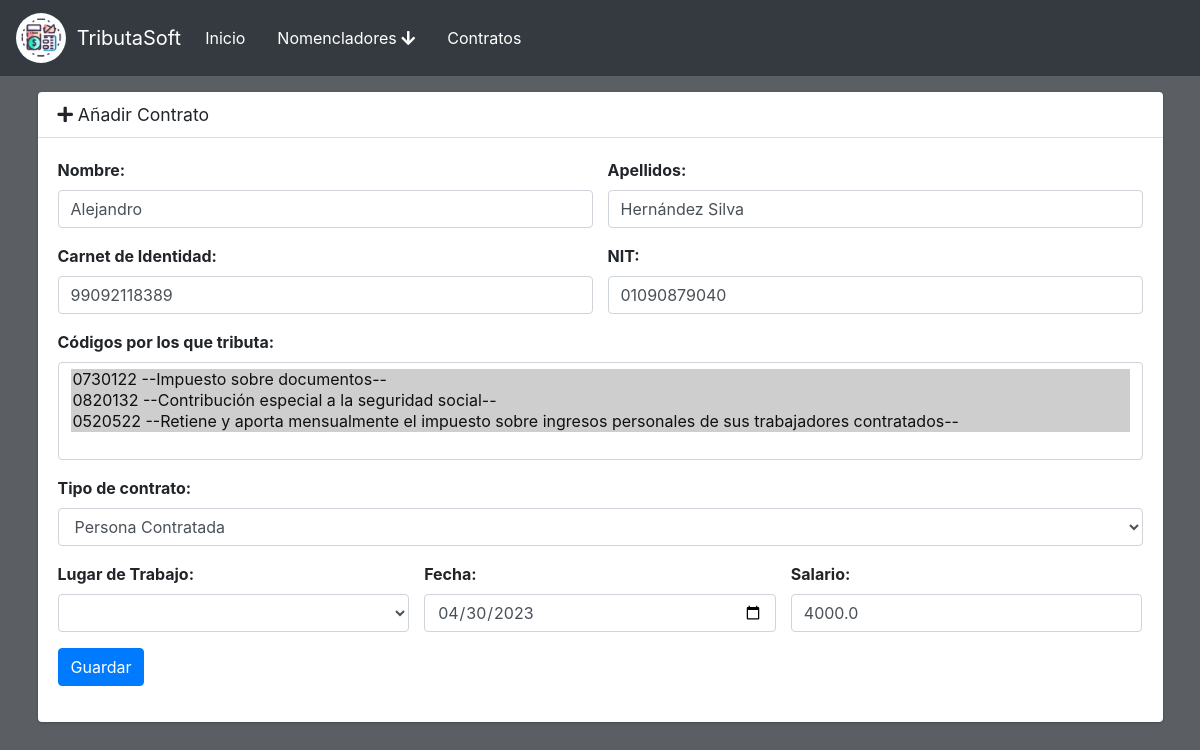
Page /contrato/edit/persona/1/ on the committed database.
### main.py (models this page shows)
class ContratoPersona(db.Model):
    id = db.Column(db.Integer, primary_key=True, autoincrement=True)
    nombre = db.Column(db.String(100), nullable=False)
    apellidos = db.Column(db.String(250),nullable=False)
    ci = db.Column(db.String(11),nullable=False)
    nit = db.Column(db.String(50),nullable=False)
    codigos = db.Column(db.String(1800),nullable=False)
    salario = db.Column(db.Float)
    fecha_inicio = db.Column(db.String(100))
    lugar = db.Column(db.String(250))

class CodigoSimple(db.Model):
    id = db.Column(db.Integer, primary_key=True, autoincrement=True)
    codigo = db.Column(db.String(50), nullable=False)
    descripcion = db.Column(db.String(200), nullable=False)
    porcentaje = db.Column(db.Float, nullable=True)
    fecha_pago = db.Column(db.String(200), nullable=False)

### main.py (the view, shortened to what this page needs)
@app.route('/contrato/edit/<string:tipo>/<int:id>/', methods=['GET', 'POST'])
def contract_edit(tipo,id):
    s=0
    ps = 0
    cdno = ContratoDueno.query.all()
    lugares = []
    for i in cdno:
        lugares.append(i.lugar)
    cs = CodigoSimple.query.all()
    cps = CodigoPagoSalarial.query.all()
    cpm = CodigoPagoMora.query.all()
    lista = []
    for i in cs:
        lista.append((i.codigo,i.descripcion))
    for i in cps:
        lista.append((i.codigo,i.descripcion))
    for i in cpm:
        lista.append((i.codigo,i.descripcion))
    if tipo == 'persona':
        s = db.session.query(ContratoPersona).get_or_404(id)
    else:
        ps = db.session.query(ContratoDueno).get_or_404(id)
    if request.method=='GET':
        if not s==0:
            return render_template('contract_edit.html', tipo=tipo, obj=s, negocio=lugares, lista=lista)
        elif not ps==0:
            return render_template('contract_edit.html', tipo=tipo, obj=ps, negocio=lugares, lista=lista)
        else:
            return redirect('/contrato')
    else:
        return render_template('contract_edit.html')

### templates/contract_edit.html (shortened to what this page needs)
{% extends 'base.html' %}
{% block content %}
<div class="container">
    <div class="card">
        <div class="card-header">
            <h2 class="card-title"><i class="fas fa-plus"></i> A&ntilde;adir Contrato</h2>
        </div>
        <div class="card-body">
            <form method="post">
                <div class="row">
                    <div class="col-md-6">
                        <div class="form-group">
                            <label for="nombre">Nombre:</label>
                            <input type="text" placeholder="Nombre del personal Contratado" class="form-control" value="{{obj.nombre}}" id="nombre" name="nombre" required>
                        </div>
                        <div class="form-group">
                            <label for="ci">Carnet de Identidad:</label>
                            <input type="number" oninput="limit_input()" placeholder="Carnet de Identidad" value="{{obj.ci}}" class="form-control" id="ci" name="ci" required>
                        </div>
                    </div>
                    <div class="col-md-6">
                        <div class="form-group">
                            <label for="apellidos">Apellidos:</label>
                            <input type="text" placeholder="Apellidos del personal Contratado" value="{{obj.apellidos}}" class="form-control" id="apellidos" name="apellidos" required>
                        </div>
                        <div class="form-group">
                            <label for="nit">NIT:</label>
                            <input type="number" placeholder="754236985214" value="{{obj.nit}}" class="form-control" id="nit" name="nit" required>
                        </div>
                    </div>
                </div>
                    <div class="form-group w-100"">
                        <label for="codigos">C&oacute;digos por los que tributa:</label>
                        <select multiple name="codigos[]" class="form-control">
                            {% for codigo in lista %}
                                <option value="{{ codigo.0 }}" {% if codigo.0 in obj.codigos %} selected {% endif %}> {{ codigo.0 }} --{{ codigo.1 }}--</option>
                            {% endfor %}
                        </select>
                    </div>
                    <div class="form-group w-100"">
                        <label for="tipo_C">Tipo de contrato:</label>
                        <select name="tipo_C" id="tipo_C" class="form-control" onchange="mostrarCamposAdicionales()">
                            {% if tipo=='persona' %}
                            <option value="Persona"> Persona Contratada </option>
                            {% else %}
                            <option value="Dueño"> Due&ntilde;o de Negocio </option>
                            {% endif %}
                        </select>
                    </div>
                    {% if tipo=='persona' %}
                    <div id="campos_simple" style="display: block;">
                        <div class="row">
                            <div class="col-lg-4">
                                <div class="form-group w-100">
                                    <label for="lugar">Lugar de Trabajo:</label>
                                    <select name="lugar" id="lugar" class="form-control">
                                    </select>
                                </div>
                            </div>
                            <div class="col-lg-4">
                                <div class="form-group w-100">
                                    <label for="date">Fecha:</label>
                                    <input type="date" class="form-control" value="{{obj.fecha_inicio}}" id="date" name="date">
                                </div>
                            </div>
                            <div class="col-lg-4">
                                <div class="form-group w-100">
                                    <label for="salario">Salario:</label>
                                    <input type="number" step="0.01" placeholder="$ 3266.00" value="{{obj.salario}}" class="form-control" id="salario" name="salario">
                                </div>
                            </div>
                        </div>
                    </div>
                    {% endif %}
                <button type="submit" class="btn btn-primary">Guardar</button>
            </form>
        </div>
    </div>
</div>
{% endblock %}

### templates/base.html (style rules this page uses)
html, body { background-color: rgb(91, 94, 98); }

### rows in the picture
ContratoPersona: nombre "Alejandro", ci "99092118389", apellidos "Hernández Silva", nit "01090879040", codigos.codigo "0730122 --Impuesto sobre documentos-- ☑ / 0820132 --Contribución especial a la seguridad social-- ☑ / 0520522 --Retiene y aporta mensualmente el impuesto sobre ingresos personales de sus trabajadores contratados-- ☑", date "04/30/2023", salario "4000.0"
